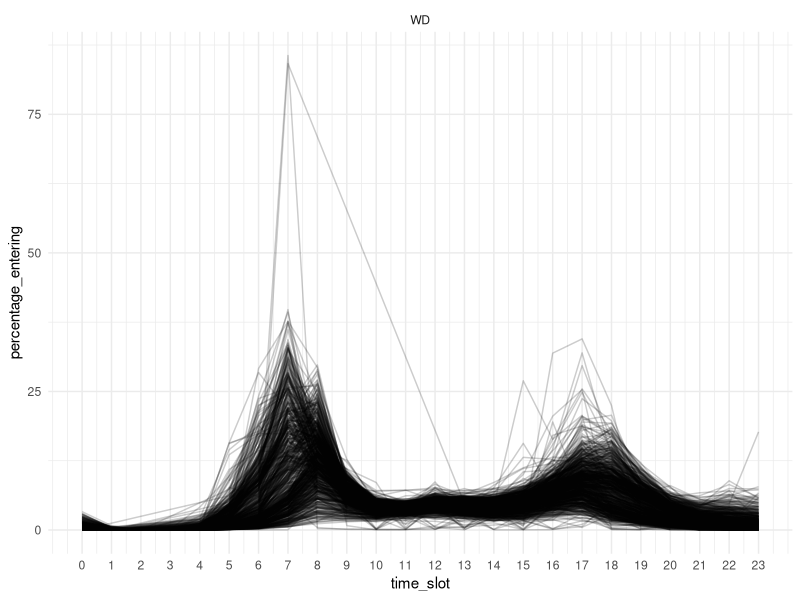
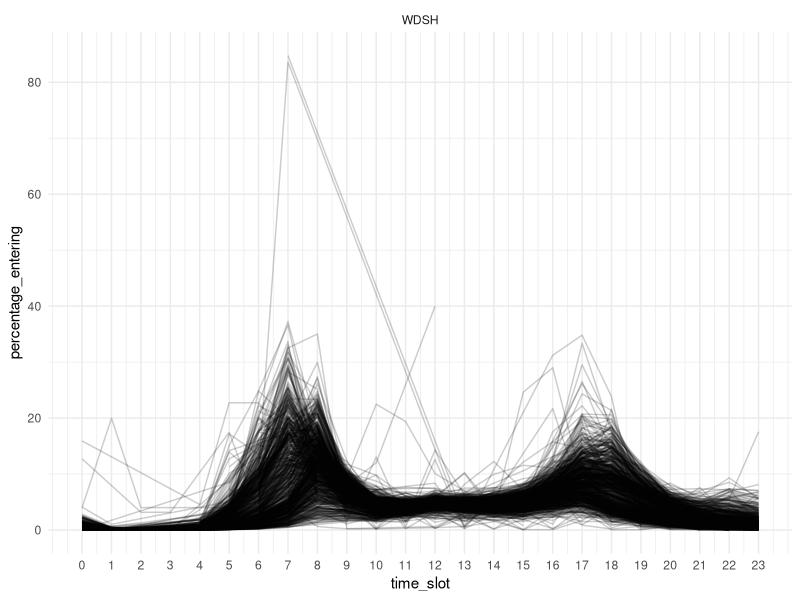
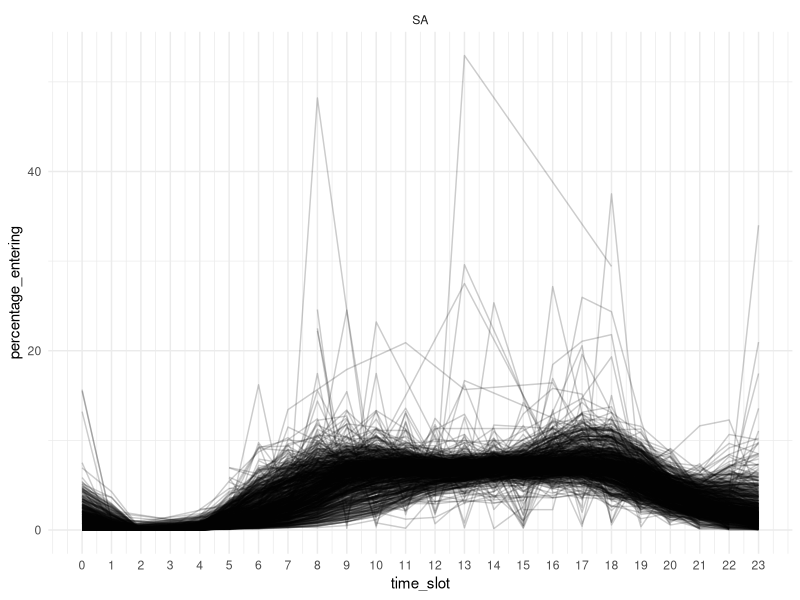
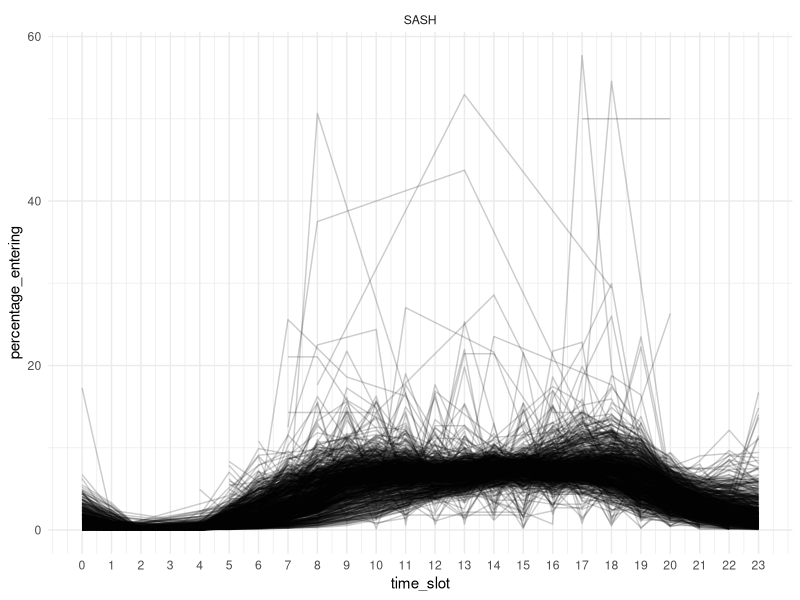
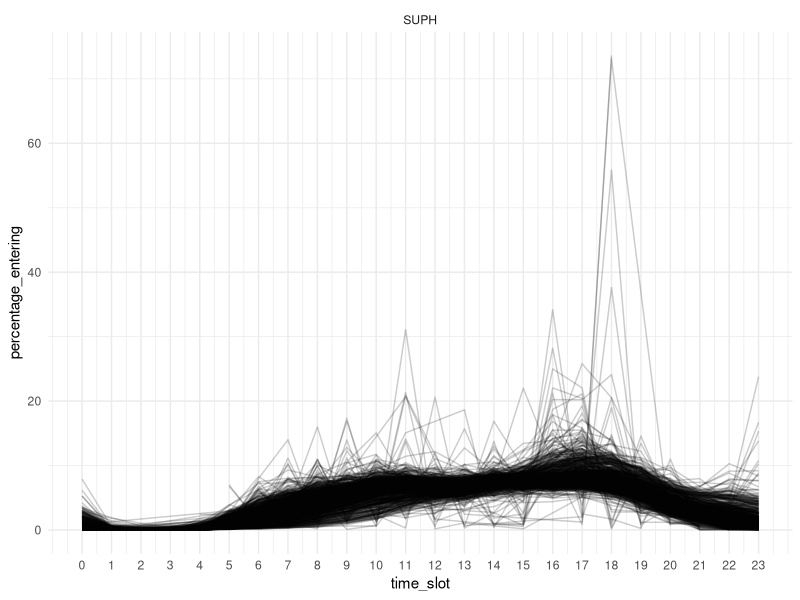
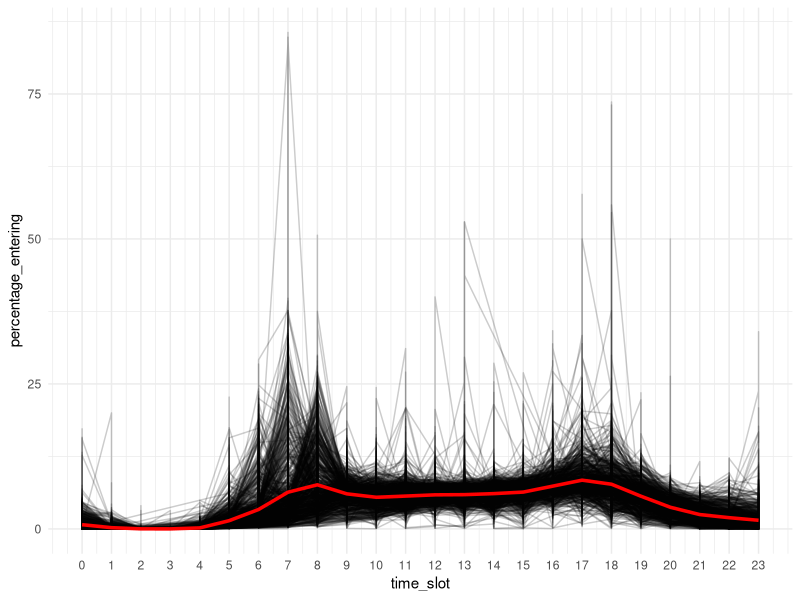
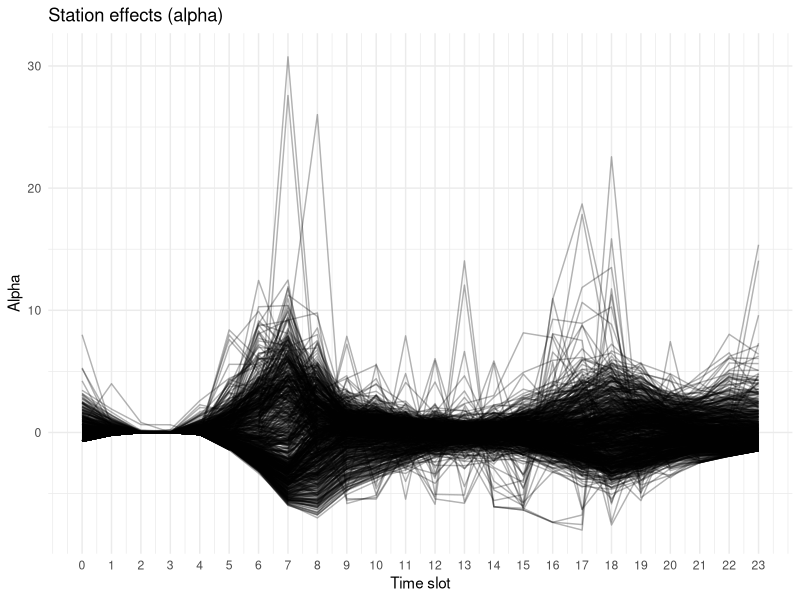
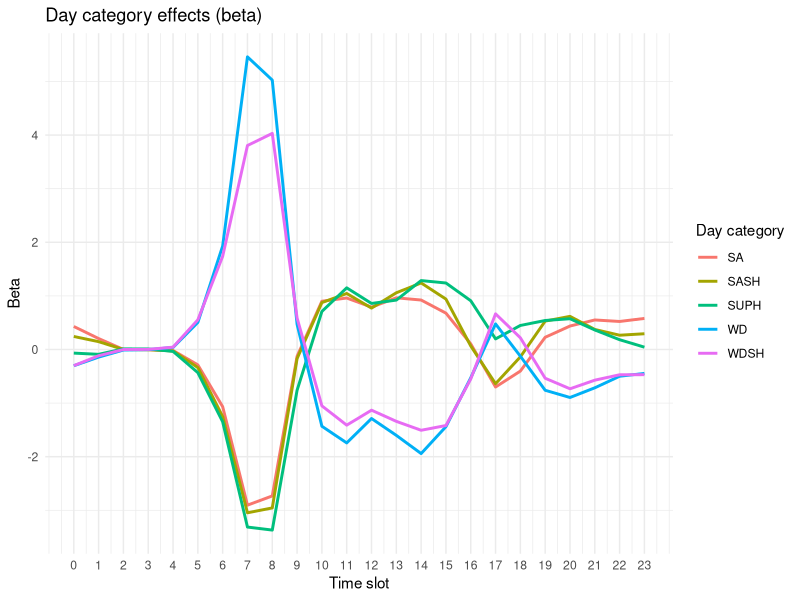

Source code (R) for these figures, in order:
## ---- chunk 1
knitr::opts_chunk$set(echo = TRUE)
## ---- chunk 2
rm(list = ls())
## ---- chunk 3
library(tidyverse)
library(ggplot2)
## ---- chunk 4
#install.packages(c("remotes", "biclust", "reshape", "RColorBrewer", "narray"))
#remotes::install_github("cran/FunCC")
## ---- chunk 5
data <- read.csv("cleaned_data.csv", sep = ",")
## ---- chunk 6
unique(data$day_cat)
## ---- chunk 7
plot_curves <- function(data_to_plot) {
  ggplot(data_to_plot, aes(
    x = time_slot,
    y = percentage_entering,
    group = station_id
  )) +
    geom_line(alpha = 0.2) +
    facet_wrap(~day_cat) +
    scale_x_continuous(breaks = 0:23) +
    theme_minimal()
}

data_WDSH <- data %>%
  filter(day_cat == 'WDSH')
data_SA <- data %>%
  filter(day_cat == 'SA')
data_SASH <- data %>%
  filter(day_cat == 'SASH')
data_SUPH <- data %>%
  filter(day_cat == 'SUPH')
data_WD <- data %>%
  filter(day_cat == 'WD')

plot_curves(data_WD)
plot_curves(data_WDSH)
plot_curves(data_SA)
plot_curves(data_SASH)
plot_curves(data_SUPH)

## ---- chunk 8
create_bicluster <- function(data, row_var, col_var, time_var, value_var){
  
  I_set = sort(unique(data[[row_var]]))
  J_set = sort(unique(data[[col_var]]))

  card_I = length(I_set)
  card_J = length(J_set)
  
  n_slots = length(unique(data[[time_var]]))
  slots = seq_len(n_slots) -1

  bicluster = array(0, dim = c(card_I, card_J, n_slots),
                dimnames = list(I_set, J_set, slots))

  for (r in seq_len(nrow(data))) {
    i = match(data[[row_var]][r], I_set)
    j = match(data[[col_var]][r], J_set)
    t = data[[time_var]][r] + 1
    bicluster[i, j, t] = data[[value_var]][r]
  }
  return(bicluster)
}
## ---- chunk 9

compute_bicluster_properties <- function(bicluster) {
  I_set <- dimnames(bicluster)[[1]]
  J_set <- dimnames(bicluster)[[2]]
  slots <- dimnames(bicluster)[[3]]

  card_I  <- dim(bicluster)[1]
  card_J  <- dim(bicluster)[2]
  n_slots <- dim(bicluster)[3]

  mu_IJ <- numeric(n_slots)

  for (t in seq_len(n_slots)) {
    for (i in 1:card_I) {
      for (j in 1:card_J) {
        mu_IJ[t] = mu_IJ[t] + bicluster[i, j, t]
      }
    }
    mu_IJ[t] = mu_IJ[t] / (card_I * card_J)
  }

  alpha_IJ = matrix(0, nrow = card_I, ncol = n_slots, dimnames = list(I_set, slots))

  for (t in seq_len(n_slots)) {
    for (i in 1:card_I) {
      for (j in 1:card_J) {
        alpha_IJ[i, t] = alpha_IJ[i, t] + bicluster[i, j, t]
      }
      alpha_IJ[i, t] = alpha_IJ[i, t] / card_J - mu_IJ[t]
    }
  }

  beta_IJ <- matrix(0, nrow = card_J, ncol = n_slots, dimnames = list(J_set, slots))


  for (t in seq_len(n_slots)) {
    for (j in 1:card_J) {
      for (i in 1:card_I) {
        beta_IJ[j, t] = beta_IJ[j, t] + bicluster[i, j, t]
      }
      beta_IJ[j, t] = beta_IJ[j, t] / card_I - mu_IJ[t]
    }
  }

  return(list(mu_IJ = mu_IJ, alpha_IJ = alpha_IJ, beta_IJ = beta_IJ))
}

## ---- chunk 10
whole_dataset_bicluster <- create_bicluster(data, 'station_id', 'day_cat', 'time_slot', 'percentage_entering')
res <- compute_bicluster_properties(whole_dataset_bicluster)

mu_IJ    <- res$mu_IJ
alpha_IJ <- res$alpha_IJ
beta_IJ  <- res$beta_IJ
## ---- chunk 11
ggplot(data, aes(
  x = time_slot,
  y = percentage_entering,
  group = station_id
)) +
  geom_line(alpha = 0.2) +
  geom_line(
    data = data.frame(
      time_slot = 0:23,
      mu_IJ = mu_IJ
    ),
    aes(x = time_slot, y = mu_IJ),
    color = "red",
    linewidth = 1.2,
    inherit.aes = FALSE
  ) +
  scale_x_continuous(breaks = 0:23) +
  theme_minimal()

## ---- chunk 12
alpha_df <- as.data.frame(alpha_IJ) |>
  tibble::rownames_to_column("station_id") |>
  tidyr::pivot_longer(
    cols = -station_id,
    names_to = "time_slot",
    values_to = "alpha"
  ) |>
  mutate(time_slot = as.numeric(time_slot))

ggplot(alpha_df, aes(
  x = time_slot,
  y = alpha,
  group = station_id
)) +
  geom_line(alpha = 0.3) +
  scale_x_continuous(breaks = 0:23) +
  labs(
    title = "Station effects (alpha)",
    x = "Time slot",
    y = "Alpha"
  ) +
  theme_minimal()

## ---- chunk 13
beta_df <- as.data.frame(beta_IJ) |>
  tibble::rownames_to_column("day_cat") |>
  tidyr::pivot_longer(
    cols = -day_cat,
    names_to = "time_slot",
    values_to = "beta"
  ) |>
  mutate(time_slot = as.numeric(time_slot))

ggplot(beta_df, aes(
  x = time_slot,
  y = beta,
  color = day_cat,
  group = day_cat
)) +
  geom_line(linewidth = 1) +
  scale_x_continuous(breaks = 0:23) +
  labs(
    title = "Day category effects (beta)",
    x = "Time slot",
    y = "Beta",
    color = "Day category"
  ) +
  theme_minimal()
## ---- chunk 14
beta_mu_df <- data.frame(
  time_slot = 0:23,
  profile = as.numeric(beta_IJ["SUPH", ] + mu_IJ),
  day_cat = "SUPH"
)

ggplot(data_SUPH, aes(
  x = time_slot,
  y = percentage_entering,
  group = station_id
)) +
  geom_line(alpha = 0.15, color = "grey50") +
  geom_line(
    data = beta_mu_df,
    aes(x = time_slot, y = profile, color = day_cat),
    linewidth = 1.2,
    inherit.aes = FALSE
  ) +
  scale_x_continuous(breaks = 0:23) +
  labs(
    title = "SUPH: observed curves vs reconstructed profile",
    x = "Time slot",
    y = "Percentage entering",
    color = "Day category"
  ) +
  theme_minimal()
## ---- chunk 15

compute_h_score <- function(bicluster, mu_IJ, alpha_IJ, beta_IJ){
  
  I_set <- dimnames(bicluster)[[1]]
  J_set <- dimnames(bicluster)[[2]]
  slots <- dimnames(bicluster)[[3]]

  card_I  <- dim(bicluster)[1]
  card_J  <- dim(bicluster)[2]
  n_slots <- dim(bicluster)[3]
  
  H = 0
  for (i in 1:card_I){
    for(j in 1:card_J){
      
      # compute the integral, that in our case is discrete
      for(t in slots){
        
      }
    }
  }
}
